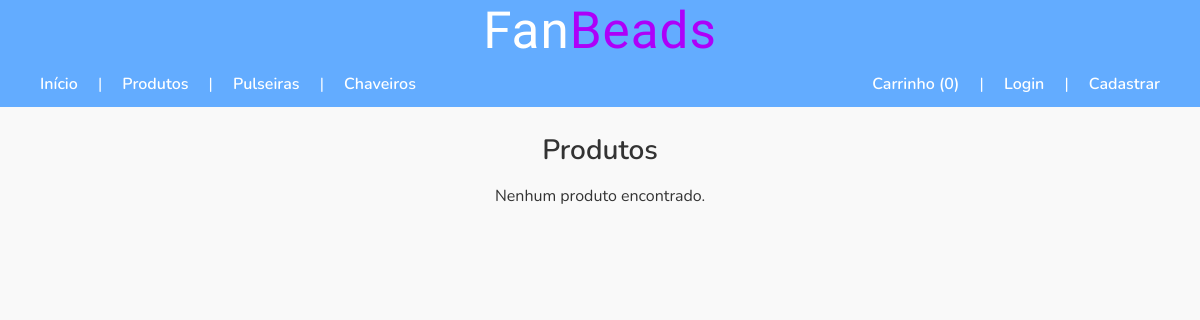
/produtos, run on an earlier commit of the app's database.
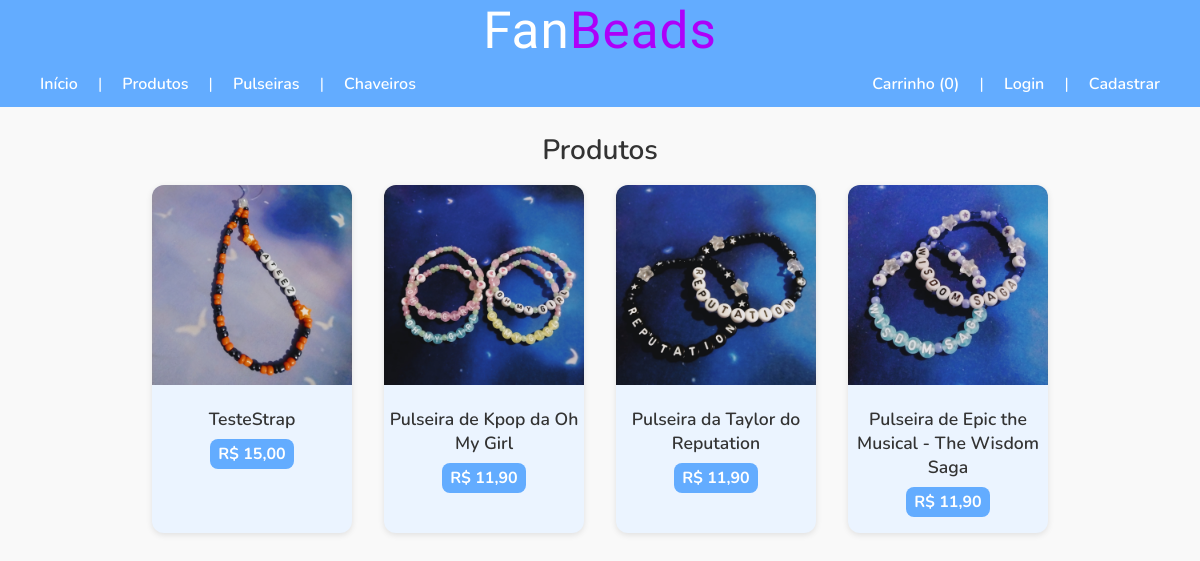
And on a later commit of the database.
### tables this page shows
CREATE TABLE `produto` (
  `id_produto` int(11) NOT NULL,
  `nome` varchar(255) NOT NULL,
  `descricao` text DEFAULT NULL,
  `preco` decimal(10,2) NOT NULL,
  `imagem` varchar(255) DEFAULT NULL,
  `categoria_id` int(11) NOT NULL
);

### Controllers/produtoController.class.php (called while the page is built, shortened)
<?php
require_once 'Models/Conexao.class.php';
require_once 'Models/ProdutoDAO.class.php';
require_once 'Models/Produto.class.php';
class produtoController
{
    private ProdutoDAO $dao;
    public function __construct()
    {
        $this->dao = new ProdutoDAO( Conexao::getInstancia() );
    }
    public function listar(): void
    {
        $produtos      = $this->dao->buscarTodos();
        $categoriaNome = '';
        require 'Views/listar_produtos.php';
    }
}

### index.php (called while the page is built, shortened)
<?php
require_once 'rotas.php';
$method = $_SERVER['REQUEST_METHOD'];
$uriRaw = $_SERVER['REQUEST_URI'];
$uriPath = parse_url($uriRaw, PHP_URL_PATH);
$prefix = '/fanbeads';
if (str_starts_with($uriPath, $prefix)) {
    $uriPath = substr($uriPath, strlen($prefix));
}
$rotas->verificar_rota($method, $uriPath);

### Models/Conexao.class.php (called while the page is built)
<?php
class Conexao
{
    private static ?PDO $instance = null;
    public static function getInstancia(): PDO
    {
        if (self::$instance === null) {
            self::$instance = new PDO(
              'mysql:host=localhost;dbname=fanbeads;charset=utf8mb4',
              'root',''
            );
            self::$instance->setAttribute(
              PDO::ATTR_ERRMODE, PDO::ERRMODE_EXCEPTION
            );
        }
        return self::$instance;
    }
}

### Models/ProdutoDAO.class.php (called while the page is built, shortened)
<?php
require_once 'Models/Conexao.class.php';
require_once 'Models/Produto.class.php';
class ProdutoDAO
{
    private PDO $db;
    public function __construct()
    {
        $this->db = Conexao::getInstancia();
    }
    private function mapearProduto(array $row): Produto
    {
        $cat = new Categoria();
        $cat->setId((int) $row['id_categoria']);
        $cat->setNome($row['nome_categoria']);
        $p = new Produto();
        $p->setId((int) $row['id_produto']);
        $p->setNome($row['nome']);
        $p->setDescricao($row['descricao']);
        $p->setPreco((float) $row['preco']);
        $p->setImagem($row['imagem']);
        $p->setCategoria($cat);
        return $p;
    }
    private function mapearLista(PDOStatement $stmt): array
    {
        $lista = [];
        while ($row = $stmt->fetch(PDO::FETCH_ASSOC)) {
            $lista[] = $this->mapearProduto($row);
        }
        return $lista;
    }
    public function buscarTodos(): array
    {
        $sql = "
          SELECT
            p.id_produto, p.nome, p.descricao, p.preco, p.imagem,
            c.id_categoria, c.nome AS nome_categoria
          FROM produto p
          JOIN categoria c ON p.categoria_id = c.id_categoria
        ";
        $stmt = $this->db->query($sql);
        return $this->mapearLista($stmt);
    }
}

### Models/Produto.class.php (called while the page is built, shortened)
<?php
class Produto
{
    private int $id;
    private string $nome;
    private float $preco;
    private string $imagem;
    public function getId(): int
    {
        return $this->id;
    }
    public function getNome(): string
    {
        return $this->nome;
    }
    public function getPreco(): float
    {
        return $this->preco;
    }
    public function getImagem(): string
    {
        return $this->imagem;
    }
    public function setId(int $id): void
    {
        $this->id = $id;
    }
    public function setNome(string $nome): void
    {
        $this->nome = $nome;
    }
    public function setPreco(float $preco): void
    {
        $this->preco = $preco;
    }
    public function setImagem(string $imagem): void
    {
        $this->imagem = $imagem;
    }
}

### Views/listar_produtos.php (the view, shortened to what this page needs)
<!DOCTYPE html>
<html lang="pt-br">
<head>
  <link rel="stylesheet" href="/fanbeads/assets/css/style.css">
</head>
<body>
  <?php require 'Views/menu.php'; ?>
  <main class="product-page">
    <h1>
      <?= htmlspecialchars($categoriaNome ?: 'Produtos') ?>
    </h1>
    <div class="cards">
      <?php if (empty($produtos)): ?>
        <p>Nenhum produto encontrado.</p>
      <?php else: ?>
        <?php foreach ($produtos as $p): ?>
          <div class="card">
  <a href="/fanbeads/detalhes?id=<?= $p->getId() ?>">
    <img
      src="/fanbeads/assets/img/<?= htmlspecialchars($p->getImagem()) ?>"
      alt="<?= htmlspecialchars($p->getNome()) ?>"
    >
  </a>
  <h3><?= htmlspecialchars($p->getNome()) ?></h3>
  <p>R$ <?= number_format($p->getPreco(), 2, ',', '.') ?></p>
</div>
        <?php endforeach; ?>
      <?php endif; ?>
    </div>
  </main>
</body>
</html>

### rotas.php (shortened to what this page needs)
<?php
class rotas
{
    private array $rotas = [];
    public function get(string $path, array $call): void
    {
        $this->rotas['GET'][$path] = $call;
    }
    public function post(string $path, array $call): void
    {
        $this->rotas['POST'][$path] = $call;
    }
    public function verificar_rota(string $method, string $uri): void
    {
        if (isset($this->rotas[$method][$uri])) {
            [$class, $func] = $this->rotas[$method][$uri];
            (new $class)->$func();
        } else {
            http_response_code(404);
            echo "Rota inválida: {$uri}";
        }
    }
}
require_once 'Controllers/produtoController.class.php';

### Views/menu.php (shortened to what this page needs)
<header>
    <div class="brand"><h1>Fan<span>Beads</span></h1></div>
    <nav class="main-menu">
        <div class="menu-left">
            <a href="/fanbeads/">Início</a>
            <span class="pipe">|</span>
            <a href="/fanbeads/produtos">Produtos</a>
            <span class="pipe">|</span>
            <a href="/fanbeads/pulseiras">Pulseiras</a>
            <span class="pipe">|</span>
            <a href="/fanbeads/chaveiros">Chaveiros</a>
        </div>
        <div class="menu-right">
            <a href="/fanbeads/carrinho">
                Carrinho (<?= array_sum(array_column($_SESSION['cart'] ?? [], 'quantidade')) ?>)
            </a>
            <span class="pipe">|</span>
            <?php if (isset($_SESSION['user'])): ?>
                <span>Olá, <?= htmlspecialchars($_SESSION['user']['username']) ?></span>
                <span class="pipe">|</span>
                <a href="/fanbeads/meus-pedidos">Meus Pedidos</a>
                <span class="pipe">|</span>
                <a href="/fanbeads/logout">Sair</a>
            <?php else: ?>
                <a href="/fanbeads/login">Login</a>
                <span class="pipe">|</span>
                <a href="/fanbeads/cadastrar">Cadastrar</a>
            <?php endif; ?>
        </div>
    </nav>
</header>

### assets/css/style.css (style rules this page uses)
* { box-sizing: border-box; margin: 0; padding: 0; }
body { font-family: 'Nunito', sans-serif; background: #f9f9f9; color: #333; }
header { background: #63acff; color: #fff; }
header .brand { text-align: center; }
header .brand h1 { font-family: 'Patrick Hand SC', cursive; font-weight: normal; margin: 0; font-size: 3.2rem; color: #FFFFFF; letter-spacing: 1px; }
header .brand h1 span { color: #AD00F9; }
nav.main-menu { display: flex; justify-content: space-between; align-items: center; padding: 0.75rem 2rem; }
nav.main-menu a { font-weight: 600; font-size: 1rem; color: #fff; text-decoration: none; margin: 0 0.5rem; }
.menu-left .pipe, .menu-right .pipe { margin: 0 0.5rem; color: #fff; }
.cards { display: flex; flex-wrap: wrap; justify-content: center; gap: 2rem; padding: 0 2rem 2rem; }
.card { flex-basis: 200px; background: #ebf4ff; border-radius: 0.75rem; box-shadow: 0 2px 6px rgba(0,0,0,0.1); overflow: hidden; text-align: center; padding-bottom: 1rem; }
.card img { width: 100%; height: 200px; object-fit: cover; }
.card h3 { font-weight: 600; margin: 1rem 0 0.5rem; font-size: 1.1rem; }
.card p { display: inline-block; background: #63acff; color: #fff; padding: 0.25rem 0.5rem; border-radius: 0.5rem; font-weight: bold; }
.product-page h1, .cart-page h1, section h2 { font-weight: 600; margin: 1.5rem 2rem 1rem; font-size: 1.75rem; text-align: center; }

What changed in the data, as far as the page shows it:
added produto: imagem (picture), nome "TesteStrap", preco "15,00"
added produto: imagem (picture), nome "Pulseira de Kpop da Oh My Girl", preco "11,90"
added produto: imagem (picture), nome "Pulseira da Taylor do Reputation", preco "11,90"
added produto: imagem (picture), nome "Pulseira de Epic the Musical - The Wisdom Saga", preco "11,90"
Also different on the page:
text no longer shown: "Nenhum produto encontrado."
